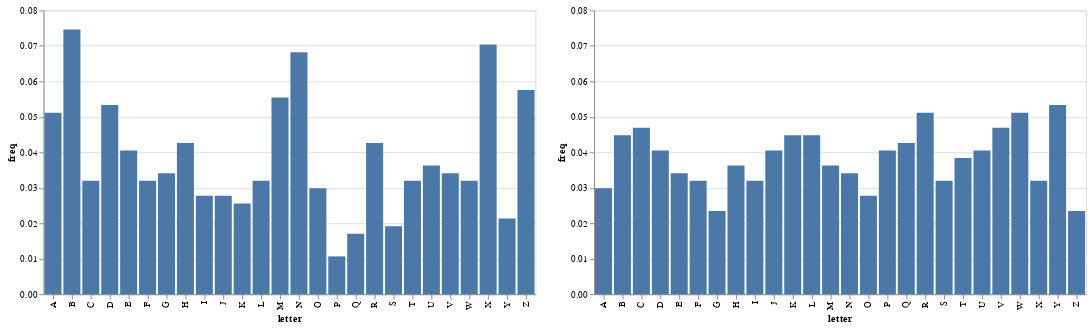

Notebook code cell kept with this figure:
### Code cell
alt.hconcat(freq_chart(Y1), freq_chart(Y2)).resolve_scale(y="shared")

### Figure 1 — Vega-Lite specification as saved in the notebook (floating-point values rounded to 4 significant figures)
{"config": {"view": {"continuousWidth": 400, "continuousHeight": 300}}, "hconcat": [{"data": {"name": "data-35155a5d0eca28d2322581d2d924a33c"}, "mark": "bar", "encoding": {"tooltip": [{"field": "letter", "type": "nominal"}, {"field": "freq", "type": "quantitative"}], "x": {"field": "letter", "scale": {"domain": ["A", "B", "C", "D", "E", "F", "G", "H", "I", "J", "K", "L", "M", "N", "O", "P", "Q", "R", "S", "T", "U", "V", "W", "X", "Y", "Z"]}, "type": "nominal"}, "y": {"field": "freq", "type": "quantitative"}}}, {"data": {"name": "data-6d0177b0d4d2158d627c60a713c3a3ff"}, "mark": "bar", "encoding": {"tooltip": [{"field": "letter", "type": "nominal"}, {"field": "freq", "type": "quantitative"}], "x": {"field": "letter", "scale": {"domain": ["A", "B", "C", "D", "E", "F", "G", "H", "I", "J", "K", "L", "M", "N", "O", "P", "Q", "R", "S", "T", "U", "V", "W", "X", "Y", "Z"]}, "type": "nominal"}, "y": {"field": "freq", "type": "quantitative"}}}], "resolve": {"scale": {"y": "shared"}}, "$schema": "https://vega.github.io/schema/vega-lite/v4.17.0.json", "datasets": {"data-35155a5d0eca28d2322581d2d924a33c": [{"letter": "A", "freq": 0.05117}, {"letter": "B", "freq": 0.07463}, {"letter": "C", "freq": 0.03198}, {"letter": "D", "freq": 0.0533}, {"letter": "E", "freq": 0.04051}, {"letter": "F", "freq": 0.03198}, {"letter": "G", "freq": 0.03412}, {"letter": "H", "freq": 0.04264}, {"letter": "I", "freq": 0.02772}, {"letter": "J", "freq": 0.02772}, {"letter": "K", "freq": 0.02559}, {"letter": "L", "freq": 0.03198}, {"letter": "M", "freq": 0.05544}, {"letter": "N", "freq": 0.06823}, {"letter": "O", "freq": 0.02985}, {"letter": "P", "freq": 0.01066}, {"letter": "Q", "freq": 0.01706}, {"letter": "R", "freq": 0.04264}, {"letter": "S", "freq": 0.01919}, {"letter": "T", "freq": 0.03198}, {"letter": "U", "freq": 0.03625}, {"letter": "V", "freq": 0.03412}, {"letter": "W", "freq": 0.03198}, {"letter": "X", "freq": 0.07036}, {"letter": "Y", "freq": 0.02132}, {"letter": "Z", "freq": 0.05757}], "data-6d0177b0d4d2158d627c60a713c3a3ff": [{"letter": "A", "freq": 0.02985}, {"letter": "B", "freq": 0.04478}, {"letter": "C", "freq": 0.04691}, {"letter": "D", "freq": 0.04051}, {"letter": "E", "freq": 0.03412}, {"letter": "F", "freq": 0.03198}, {"letter": "G", "freq": 0.02345}, {"letter": "H", "freq": 0.03625}, {"letter": "I", "freq": 0.03198}, {"letter": "J", "freq": 0.04051}, {"letter": "K", "freq": 0.04478}, {"letter": "L", "freq": 0.04478}, {"letter": "M", "freq": 0.03625}, {"letter": "N", "freq": 0.03412}, {"letter": "O", "freq": 0.02772}, {"letter": "P", "freq": 0.04051}, {"letter": "Q", "freq": 0.04264}, {"letter": "R", "freq": 0.05117}, {"letter": "S", "freq": 0.03198}, {"letter": "T", "freq": 0.03838}, {"letter": "U", "freq": 0.04051}, {"letter": "V", "freq": 0.04691}, {"letter": "W", "freq": 0.05117}, {"letter": "X", "freq": 0.03198}, {"letter": "Y", "freq": 0.0533}, {"letter": "Z", "freq": 0.02345}]}}
